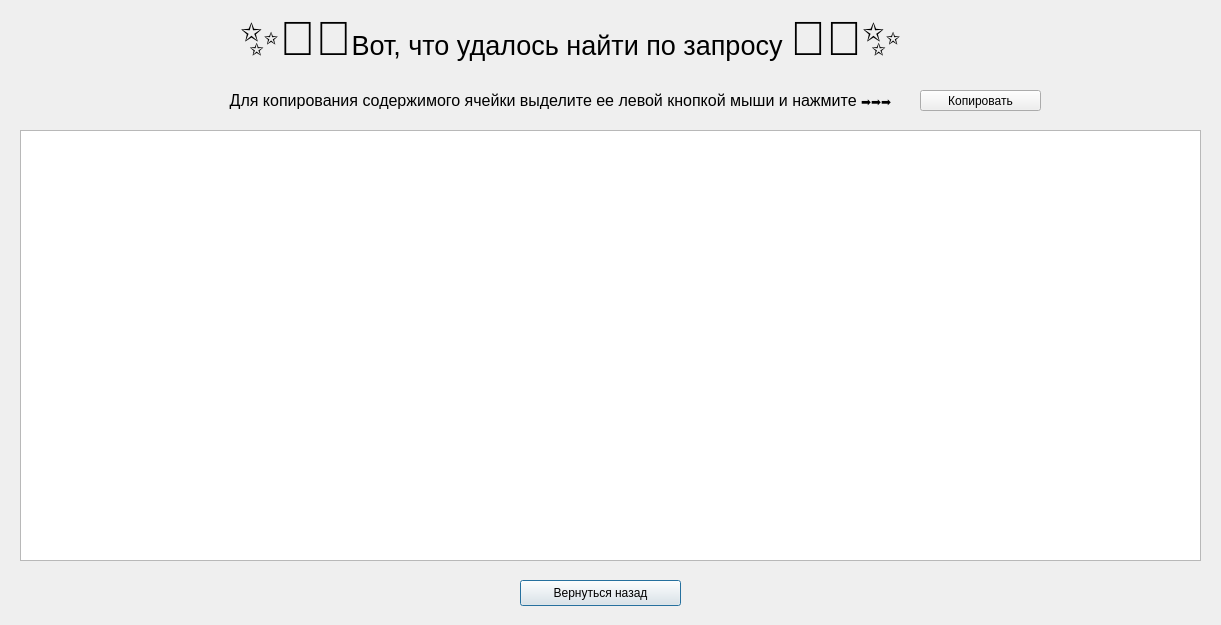
<?xml version="1.0" encoding="UTF-8"?>
<ui version="4.0">
 <class>finditem_result</class>
 <widget class="QDialog" name="finditem_result">
  <property name="geometry">
   <rect>
    <x>0</x>
    <y>0</y>
    <width>1221</width>
    <height>625</height>
   </rect>
  </property>
  <property name="windowTitle">
   <string>Dialog</string>
  </property>
  <widget class="QLabel" name="label">
   <property name="geometry">
    <rect>
     <x>240</x>
     <y>10</y>
     <width>741</width>
     <height>61</height>
    </rect>
   </property>
   <property name="text">
    <string>&lt;html&gt;&lt;head/&gt;&lt;body&gt;&lt;p&gt;&lt;span style=&quot; font-size:36pt;&quot;&gt;✨🎯📄&lt;/span&gt;&lt;span style=&quot; font-size:20pt;&quot;&gt;Вот, что удалось найти по запросу &lt;/span&gt;&lt;span style=&quot; font-size:36pt;&quot;&gt;📄🎯✨&lt;/span&gt;&lt;/p&gt;&lt;/body&gt;&lt;/html&gt;</string>
   </property>
  </widget>
  <widget class="QPushButton" name="pushButton">
   <property name="geometry">
    <rect>
     <x>520</x>
     <y>580</y>
     <width>161</width>
     <height>26</height>
    </rect>
   </property>
   <property name="text">
    <string>Вернуться назад</string>
   </property>
  </widget>
  <widget class="QTableWidget" name="tableWidget">
   <property name="geometry">
    <rect>
     <x>20</x>
     <y>130</y>
     <width>1181</width>
     <height>431</height>
    </rect>
   </property>
   <property name="selectionMode">
    <enum>QAbstractItemView::ExtendedSelection</enum>
   </property>
  </widget>
  <widget class="QLabel" name="label_2">
   <property name="geometry">
    <rect>
     <x>210</x>
     <y>80</y>
     <width>701</width>
     <height>41</height>
    </rect>
   </property>
   <property name="text">
    <string>&lt;html&gt;&lt;head/&gt;&lt;body&gt;&lt;p align=&quot;center&quot;&gt;&lt;span style=&quot; font-size:12pt;&quot;&gt;Для копирования содержимого ячейки выделите ее левой кнопкой мыши и нажмите &lt;/span&gt;➡️➡️➡️&lt;/p&gt;&lt;/body&gt;&lt;/html&gt;</string>
   </property>
  </widget>
  <widget class="QPushButton" name="copyButton">
   <property name="geometry">
    <rect>
     <x>920</x>
     <y>90</y>
     <width>121</width>
     <height>21</height>
    </rect>
   </property>
   <property name="text">
    <string>Копировать</string>
   </property>
  </widget>
 </widget>
 <resources/>
 <connections/>
</ui>
